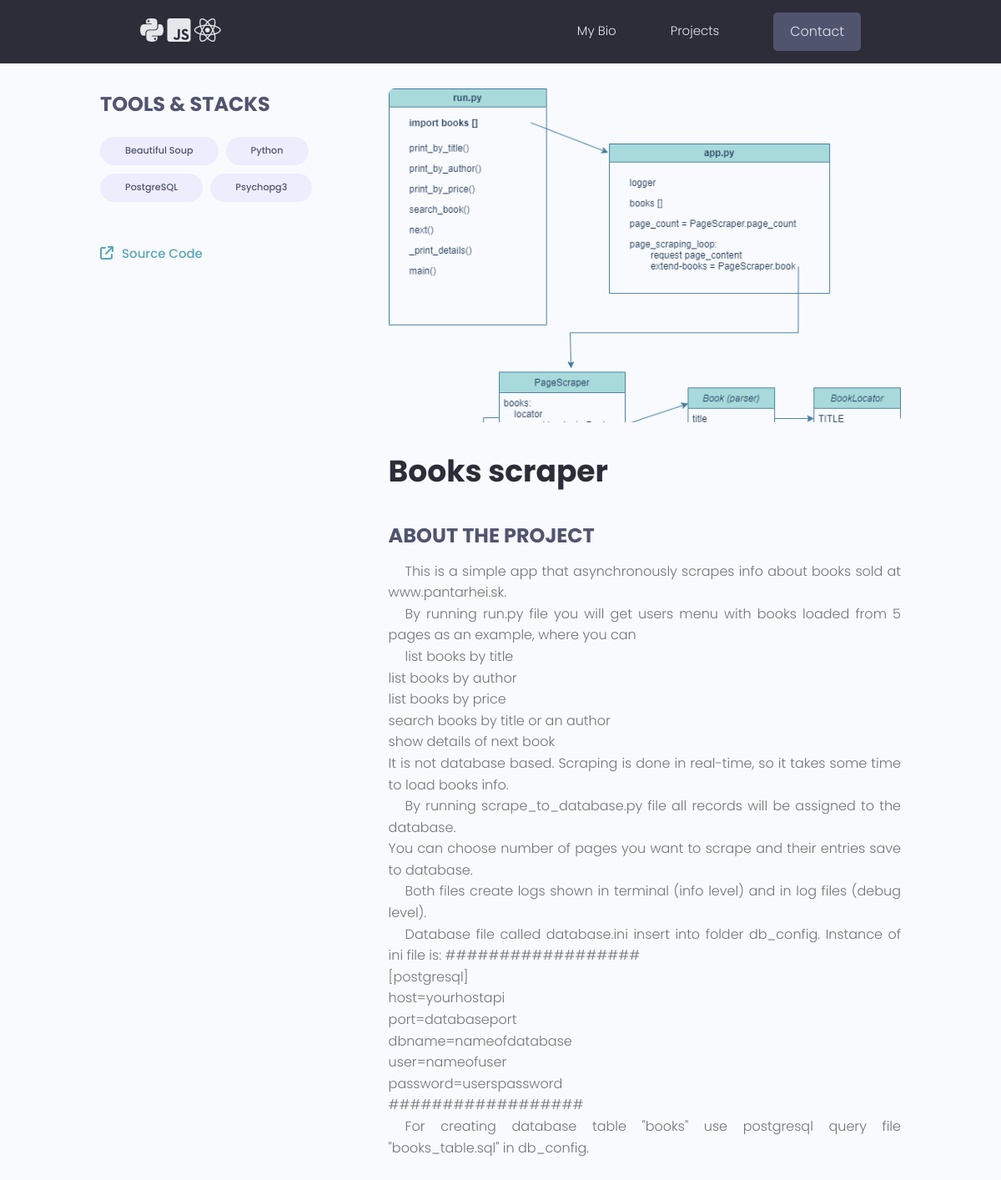
The app's page /projects/bc73c50e-a7e6-4b19-8264-7c5f25f9d0e6, older data.
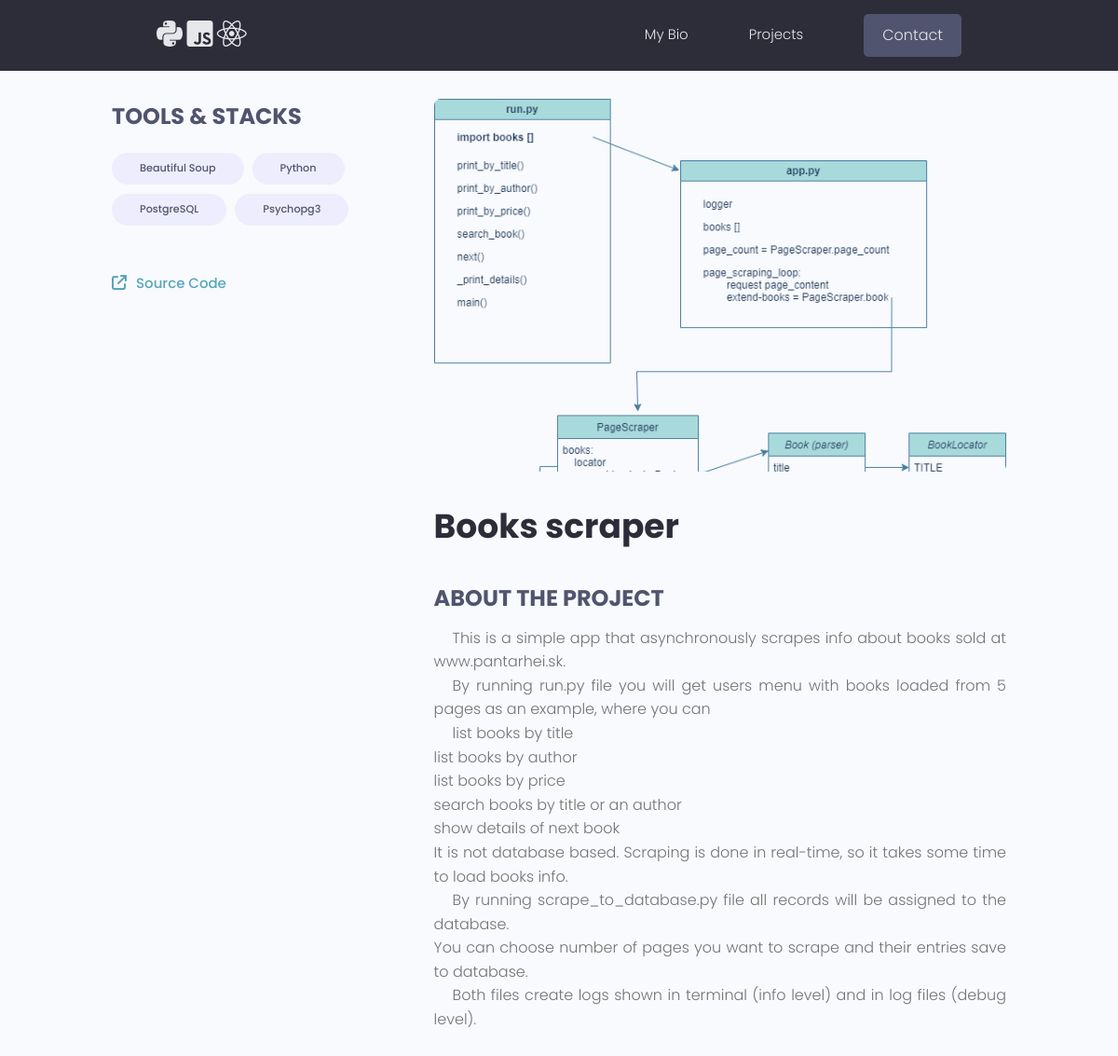
The same page, newer data.
### projects/models.py (models this page shows, shortened)
class Project(models.Model):
    title = models.CharField(max_length=200)
    description = models.TextField(null=True, blank=True)
    image = models.ImageField(upload_to='projects', blank=True, default="default.webp")
    demo_link = models.CharField(max_length=2000, null=True, blank=True)
    source_link = models.CharField(max_length=2000, null=True, blank=True)
    created_at = models.DateTimeField(auto_now_add=True)
    updated_at = models.DateTimeField(auto_now_add=True)
    id = models.UUIDField(default=uuid.uuid4, unique=True, primary_key=True, editable=False)
    tags = models.ManyToManyField('Tag', blank=True)
    class Meta:
        ordering = ("-created_at",)

### projects/views.py (the view)
# urls.py: path('<str:pk>', views.project_detail, name="project-detail"),
def project_detail(request, pk):
    project = Project.objects.get(id=pk)
    context = {"project": project}
    return render(request, 'projects/project-detail.html', context)

### projects/templates/projects/project-detail.html (shortened to what this page needs)
{%extends "base.html" %}
{% block content %}
<main class="singleProject my-md">
  <div class="container">
    <div class="layout">
      <div class="column column--1of3">
        <h3 class="singleProject__subtitle">Tools & Stacks</h3>
        <div class="singleProject__toolStack">
          {% for tag in project.tags.all%}
          <span class="tag tag--pill tag--sub tag--lg">
            <small>{{tag.name}}</small>
          </span>
          {% endfor %}
        </div>
        {% if project.source_link %}
        <a class="singleProject__liveLink" href="{{project.source_link}}" target="_blank"><i
            class="fa fa-external-link"></i>Source Code
        </a>
        {% endif%}
      </div>
      <div class="column column--2of3">
        <img class="singleProject__preview" src="{{project.image.url}}" alt="portfolio thumbnail" />
        <h2 class="singleProject__title">
          {% if project.demo_link %}
          <a class="singleProject__liveLink" href="{{project.demo_link}}" target="_blank"><i class="fa fa-external-link"
              size aria-hidden="true"></i>
            {{project.title}}
          </a>
          {% else %}
          {{project.title}}
          {% endif %}
        </h2>
        <h3 class="singleProject__subtitle">About the Project</h3>
        <div class="singleProject__info text-justify indent-8">
          {{project.description|linebreaks}}
        </div>
      </div>
    </div>
  </div>
</main>
{% endblock %}

Row changes from the older to the newer data that the page shows:
changed Project "Books scraper": description "…log files (debug level). Database file called database.ini insert into folder db_config. Instance of ini file is: ################## [postgresql] host=yourhostapi port=databaseport dbname=nameofdatabase user=nameofuser password=userspassword ################## For creating database table \"books\" use postgresql query file \"books_table.sql\" in db_config." → "…log files (debug level)."
